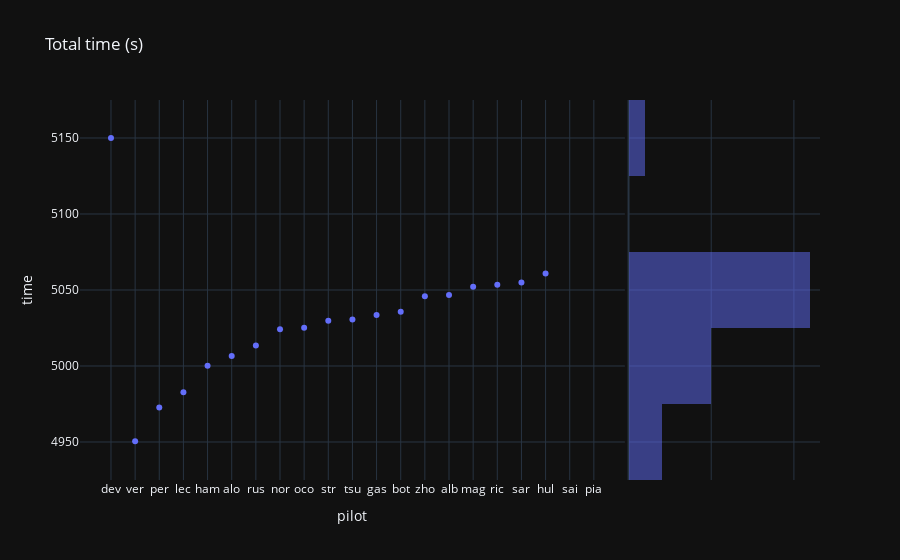

Notebook code cell kept with this figure:
### Code cell
px.scatter(last_gp, x="pilot", y="time", title="Total time (s)", marginal_y="histogram", template="plotly_dark")
# no data displayed if the pilot didn't finish or had one lap of delay

### Figure 1 — Plotly figure (JSON) as saved in the notebook; plotly's stock layout.template omitted (floating-point values rounded to 4 significant figures)
{"data": [{"hovertemplate": "pilot=%{x}<br>time=%{y}<extra></extra>", "legendgroup": "", "marker": {"color": "#636efa", "symbol": "circle"}, "mode": "markers", "name": "", "orientation": "v", "showlegend": false, "type": "scatter", "x": ["dev", "ver", "per", "lec", "ham", "alo", "rus", "nor", "oco", "str", "tsu", "gas", "bot", "zho", "alb", "mag", "ric", "sar", "hul", "sai", "pia"], "xaxis": "x", "y": [5150.0, 4950.0, 4973.0, 4983.0, 5000.0, 5007.0, 5014.0, 5024.0, 5025.0, 5030.0, 5031.0, 5034.0, 5036.0, 5046.0, 5047.0, 5052.0, 5054.0, 5055.0, 5061.0, null, null], "yaxis": "y"}, {"alignmentgroup": "True", "bingroup": "y", "hovertemplate": "time=%{y}<br>count=%{x}<extra></extra>", "legendgroup": "", "marker": {"color": "#636efa"}, "name": "", "offsetgroup": "", "opacity": 0.5, "showlegend": false, "type": "histogram", "xaxis": "x2", "y": [5150.0, 4950.0, 4973.0, 4983.0, 5000.0, 5007.0, 5014.0, 5024.0, 5025.0, 5030.0, 5031.0, 5034.0, 5036.0, 5046.0, 5047.0, 5052.0, 5054.0, 5055.0, 5061.0, null, null], "yaxis": "y2"}], "layout": {"barmode": "overlay", "legend": {"tracegroupgap": 0}, "title": {"text": "Total time (s)"}, "xaxis": {"anchor": "y", "domain": [0, 0.7363], "title": {"text": "pilot"}}, "xaxis2": {"anchor": "y2", "domain": [0.7413, 1], "matches": "x2", "showgrid": true, "showline": false, "showticklabels": false, "ticks": ""}, "yaxis": {"anchor": "x", "domain": [0, 1], "title": {"text": "time"}}, "yaxis2": {"anchor": "x2", "domain": [0, 1], "matches": "y", "showgrid": true, "showticklabels": false}}}
